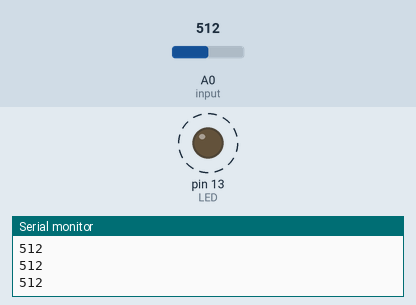
This sketch was run on a simulated Arduino Uno, built with avr-gcc and run on an emulated ATmega328P. On the bench: output pins drawn as LEDs (lit = HIGH), the last lines printed to the serial monitor. Dashed ring = blinking. The inputs (shaded band) are chosen by the test bench; at power-on: A0 (input) = 512.

Above: at 1.8 s.
1.9 s: A0 (input) set to 0
At 2.9 s:
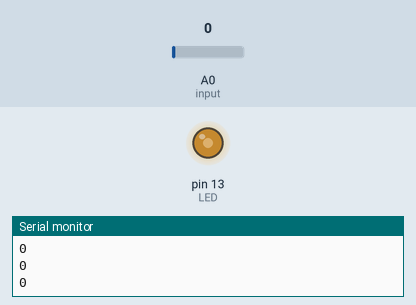
5.4 s: A0 (input) set to 11
8.9 s: A0 (input) set to 14
At 9.1 s:
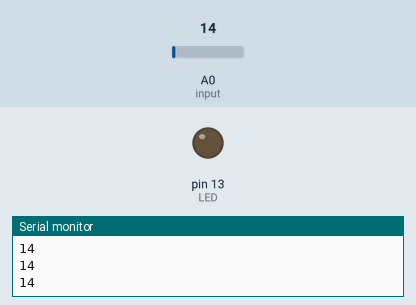
14.8 s: A0 (input) set to 122
At 14.87 s:
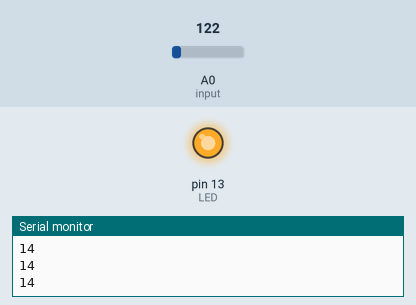
Timing chart, 0 to 19.3 s (numbered marks = the images above; inputs shaded):
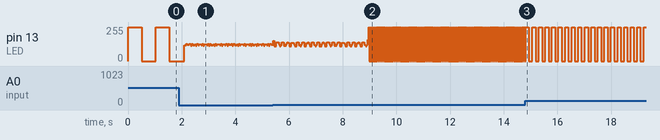

Measured:
- the behaviour switches between 13 and 14 on A0 (input) (found by bisection; images 1 and 2)
- by itself, pin 13 (LED): repeats every 0.03 s: 255/255 0.01 s, 0/255 0.01 s

The sketch:

Potentiometer.ino
```cpp
int input = A0;
int LED = 13;
int sensorvalue = 0;

void setup() {
  Serial.begin(9600);
  pinMode(LED, OUTPUT);

}

void loop() {
  sensorvalue = analogRead(input);
  digitalWrite(LED, HIGH);
  delay(sensorvalue);

  Serial.println(sensorvalue);
  digitalWrite(LED, LOW);
  delay(sensorvalue);
  Serial.println(sensorvalue);


}
```
